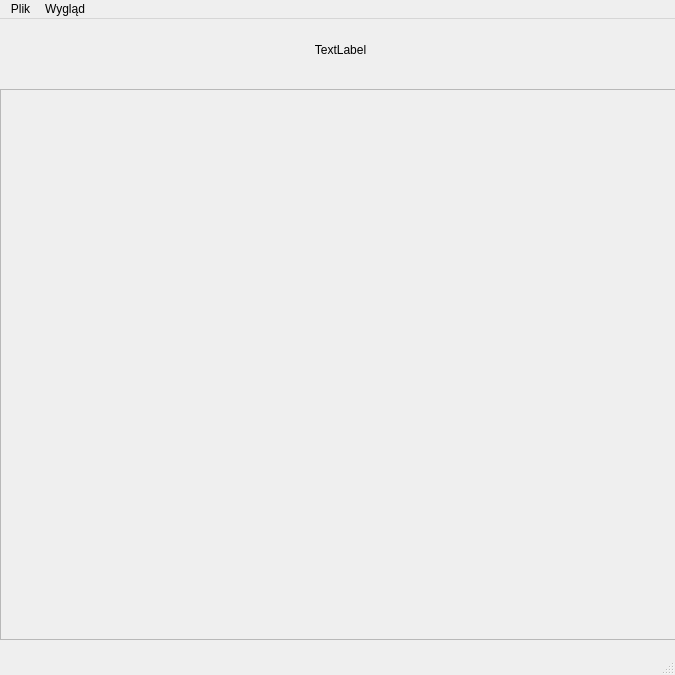
<?xml version="1.0" encoding="UTF-8"?>
<ui version="4.0">
 <class>CTF_QA</class>
 <widget class="QMainWindow" name="CTF_QA">
  <property name="geometry">
   <rect>
    <x>0</x>
    <y>0</y>
    <width>675</width>
    <height>675</height>
   </rect>
  </property>
  <property name="windowTitle">
   <string>PUTcyberCONF</string>
  </property>
  <widget class="QWidget" name="centralwidget">
   <widget class="QScrollArea" name="scroll_area_tasks">
    <property name="geometry">
     <rect>
      <x>0</x>
      <y>70</y>
      <width>681</width>
      <height>551</height>
     </rect>
    </property>
    <property name="widgetResizable">
     <bool>true</bool>
    </property>
    <widget class="QWidget" name="scroll_area_tasks_widget">
     <property name="geometry">
      <rect>
       <x>0</x>
       <y>0</y>
       <width>679</width>
       <height>549</height>
      </rect>
     </property>
    </widget>
   </widget>
   <widget class="QLabel" name="title">
    <property name="geometry">
     <rect>
      <x>100</x>
      <y>0</y>
      <width>481</width>
      <height>61</height>
     </rect>
    </property>
    <property name="text">
     <string>TextLabel</string>
    </property>
    <property name="alignment">
     <set>Qt::AlignCenter</set>
    </property>
   </widget>
  </widget>
  <widget class="QStatusBar" name="statusbar"/>
  <widget class="QMenuBar" name="menuBar">
   <property name="geometry">
    <rect>
     <x>0</x>
     <y>0</y>
     <width>675</width>
     <height>21</height>
    </rect>
   </property>
   <widget class="QMenu" name="menu_file">
    <property name="title">
     <string>Plik</string>
    </property>
    <addaction name="action_reset_progress"/>
   </widget>
   <widget class="QMenu" name="menu_appearance">
    <property name="title">
     <string>Wygląd</string>
    </property>
    <addaction name="action_appearance_light"/>
    <addaction name="action_appearance_dark"/>
   </widget>
   <addaction name="menu_file"/>
   <addaction name="menu_appearance"/>
  </widget>
  <action name="action_reset_progress">
   <property name="text">
    <string>Zresetuj postęp</string>
   </property>
  </action>
  <action name="action_appearance_light">
   <property name="checkable">
    <bool>true</bool>
   </property>
   <property name="text">
    <string>Jasny</string>
   </property>
  </action>
  <action name="action_appearance_dark">
   <property name="checkable">
    <bool>true</bool>
   </property>
   <property name="checked">
    <bool>true</bool>
   </property>
   <property name="text">
    <string>Ciemny</string>
   </property>
  </action>
 </widget>
 <resources/>
 <connections/>
</ui>
